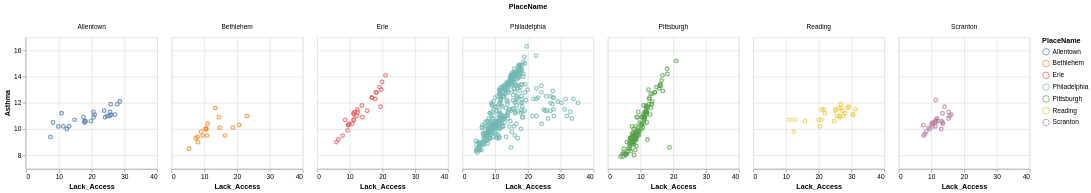

The Vega-Lite source for this figure:
### Vega-Lite specification from a JSON file in a GitHub repository (floating-point values rounded to 4 significant figures; data arrays with more than 128 entries replaced by an {"elided": "..."} marker saying what was removed)
{"config": {"view": {"continuousWidth": 400, "continuousHeight": 300}}, "data": {"name": "data-c86d580591e40072db8e203793a5d621"}, "facet": {"column": {"type": "nominal", "field": "PlaceName"}}, "spec": {"mark": "point", "encoding": {"color": {"type": "nominal", "field": "PlaceName"}, "tooltip": [{"type": "nominal", "field": "Asthma"}, {"type": "nominal", "field": "Lack_Access"}, {"type": "nominal", "field": "TractFIPS"}], "x": {"type": "quantitative", "field": "Lack_Access", "scale": {"zero": false}}, "y": {"type": "quantitative", "field": "Asthma", "scale": {"zero": false}}}, "height": 200, "selection": {"selector066": {"type": "interval", "bind": "scales", "encodings": ["x", "y"]}}, "width": 200}, "$schema": "https://vega.github.io/schema/vega-lite/v4.8.1.json", "datasets": {"data-c86d580591e40072db8e203793a5d621": {"elided": "631 records"}}}
